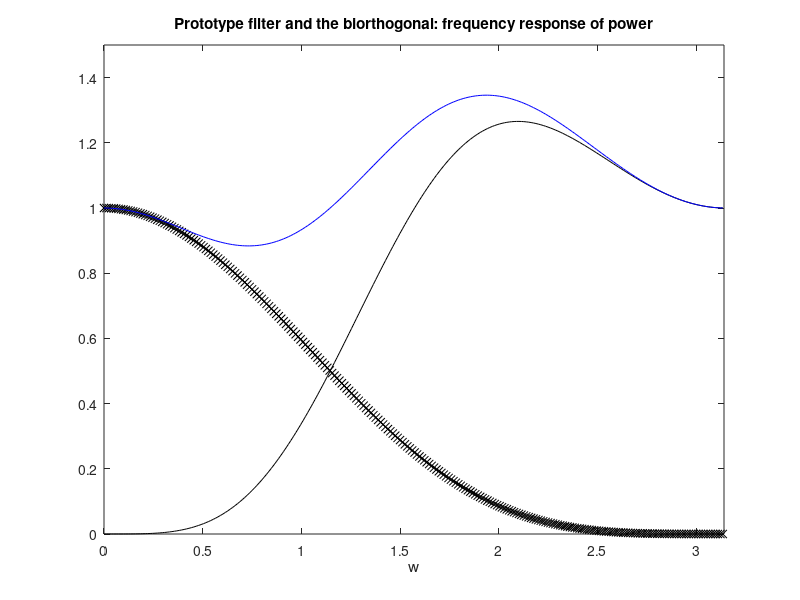

Source code (MATLAB):
% Example of biorthogonal filter bank
% H0 and H1 are not power complementary

h0=[1 2 1]; %the filter H0
h0=(1/4)*h0; %scaling
fx=conv([1 2 1],[-1 4 -1]); 
fx=(1/8)*fx; %scaling
f0=2*fx; %the filter F0
for n=1:5, h1(n)=((-1)^(n-1))*fx(n); end; % the filter H1

w=0:(2*pi/511):pi;
H0=abs(fft(h0,512)); %discrete Fourier transform
H1=abs(fft(h1,512)); % "  "  "
PH0=H0.*H0;
PH1=H1.*H1;
PHT=PH0+PH1;
plot(w,PH0(1:256),'kx'); hold on;
plot(w,PH1(1:256),'k');
plot(w,PHT(1:256),'b');
axis([0 pi 0 1.5]);
title('Prototype filter and the biorthogonal: frequency response of power');
xlabel('w');
